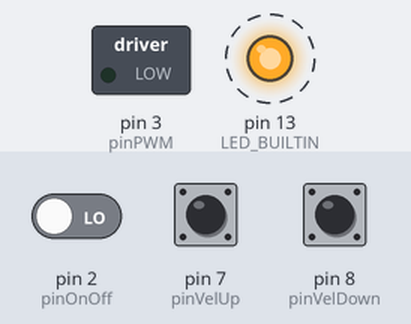
A sketch run on a simulated Arduino Uno, built with avr-gcc and run on an emulated ATmega328P. Shown: switched loads named in the sketch (green lamp = pin HIGH), output pins drawn as LEDs (lit = HIGH). Dashed ring = blinking. The test bench sets the inputs (shaded band); at power-on: pin 2 (pinOnOff) LOW, pin 7 (pinVelUp) LOW, pin 8 (pinVelDown) LOW.

Above: at 0.9 s.
1.3 s: pin 2 (pinOnOff) driven HIGH
At 2.6 s:
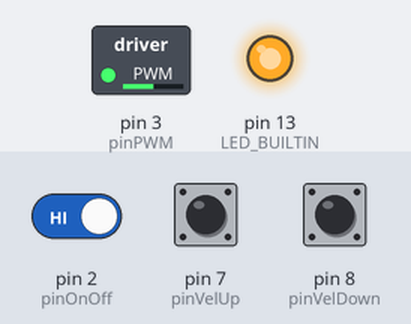
2.9 s: pin 7 (pinVelUp) pulled HIGH for 1 s
At 4.1 s:
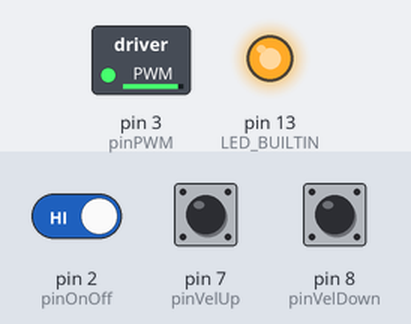
5.4 s: pin 8 (pinVelDown) pulled HIGH for 1 s
At 6.5 s:
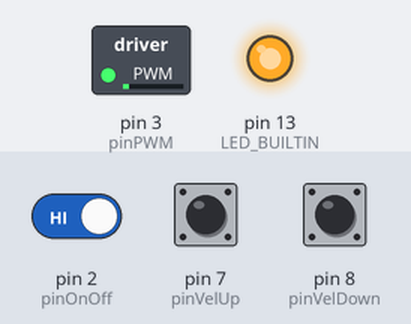
9.9 s: pin 7 (pinVelUp) pulled HIGH for 0.15 s
At 10.5 s:
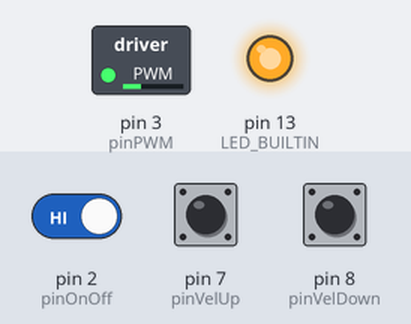
11.5 s: pin 7 (pinVelUp) pulled HIGH for 3.2 s
At 11.85 s:
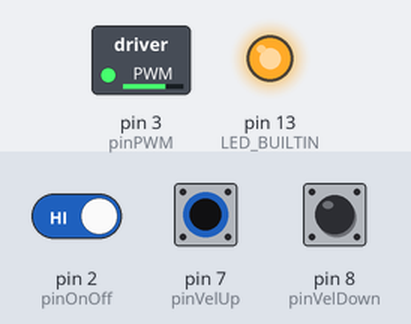
Timing chart, 0 to 14.5 s (numbered marks = the images above; inputs shaded):
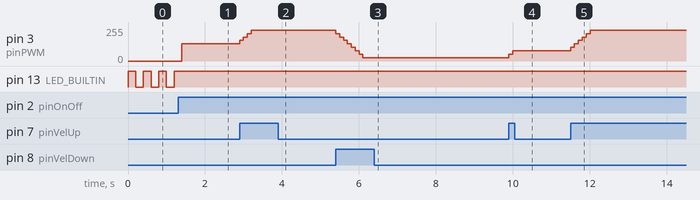

The sketch:

controlMotorDC.ino
```cpp
#define VEL_MAX 230
#define VEL_MIN 26
#define VEL_STEP 26
#define M_STOPPED 0
#define M_RUNNING 1
#define M_MANUAL 0
#define M_REMOTE 1
#define COOLDOWN_MS 100

int pinPWM = 3;
int pinOnOff = 2;
int pinVelUp = 7;
int pinVelDown = 8;
unsigned long coolDown;
byte vel = 128;
bool state = M_STOPPED;
bool mode = M_MANUAL;
bool stringComplete;
String inputString;

void setup()
{
    pinMode(LED_BUILTIN, OUTPUT);
    pinMode(pinPWM, OUTPUT);
    pinMode(pinOnOff, INPUT);
    pinMode(pinVelUp, INPUT);
    pinMode(pinVelDown, INPUT);
    attachInterrupt(digitalPinToInterrupt(pinOnOff), switchMotorOnOff, RISING);
    coolDown = millis();

    Serial.begin(9600);
    inputString.reserve(200);
}

void loop()
{
    if(state == M_RUNNING)
    {
        if((millis() - coolDown > COOLDOWN_MS) && (mode == M_MANUAL))
        {
            if(digitalRead(pinVelUp)) motorVelUp();
            else if(digitalRead(pinVelDown)) motorVelDown();
        }
    }else
    {
        vel = 0;
        digitalWrite(LED_BUILTIN,!digitalRead(LED_BUILTIN));
        delay(200);
    }
    analogWrite(pinPWM,vel);
}

void switchMotorOnOff()
{
    if((millis() - coolDown > COOLDOWN_MS) && (mode == M_MANUAL))
    {
        state = !state;
        vel = 128;
        coolDown = millis();
        digitalWrite(LED_BUILTIN,HIGH);
    }
}

void motorVelUp()
{
    if(vel < VEL_MAX) vel += VEL_STEP;
    coolDown = millis();
}
void motorVelDown()
{
    if(vel > VEL_MIN) vel -= VEL_STEP;
    coolDown = millis();
}
bool setMotorVel(float velPercent)
{
    bool ret = true;
    if((velPercent <= 100) && (velPercent >= 0)) vel = velPercent*255/100;
    else ret = false;
    return ret;
}

void serialEvent()
{
    while (Serial.available())
    {
        char code, inChar = (char)Serial.read();
        float velPercent;
        String ret = "$TD2,OK*";
        inputString += inChar;
        if (inChar == '\n')
        {
            code = inputString.charAt(5);
            if(inputString.substring(0,5).equals("$TD2,") && (inputString.length() <= 12) && inputString.endsWith("*\n") && (code == 'a' || mode == M_REMOTE))
            {
                switch (code)
                {
                    case 'a':
                        mode = M_REMOTE;
                    break;
                    case 'b':
                        mode = M_MANUAL;
                    break;
                    case 'c':
                        state = M_RUNNING;
                        vel = 128;
                        digitalWrite(LED_BUILTIN,HIGH);
                    break;
                    case 'd':
                        state = M_STOPPED;
                        vel = 128;
                    break;
                    case 'e':
                        motorVelUp();
                    break;
                    case 'f':
                        motorVelDown();
                    break;
                    case 'g':
                        velPercent = inputString.substring(7,inputString.indexOf('*')).toFloat();
                        if(!setMotorVel(velPercent)) ret = "$TD2,Err*";
                    break;
                    default:
                        ret = "$TD2,Err*";
                    break;
                }
            }else ret = "$TD2,Err*";
            Serial.println(ret);
            inputString = "";
        }
    }
}
```

Measured:
- after the input at 1.3 s, pin 3 (pinPWM): 0/255 → 128/255 after 0.10 s; pin 13 (LED_BUILTIN): stops changing and stays HIGH
- after the input at 2.9 s, pin 3 (pinPWM): 128/255 → 154/255 at once, → 180/255 0.10 s later, → 206/255 0.10 s later, → 232/255 0.10 s later
- after the input at 5.4 s, pin 3 (pinPWM): moves from 232/255 to 24/255 over 0.71 s, starting at once
- after the input at 9.9 s, pin 3 (pinPWM): 24/255 → 50/255 at once, → 76/255 0.10 s later
- after the input at 11.5 s, pin 3 (pinPWM): moves from 76/255 to 232/255 over 0.51 s, starting at once
- by itself, pin 13 (LED_BUILTIN): alternates HIGH for 0.20 s and LOW for 0.20 s
